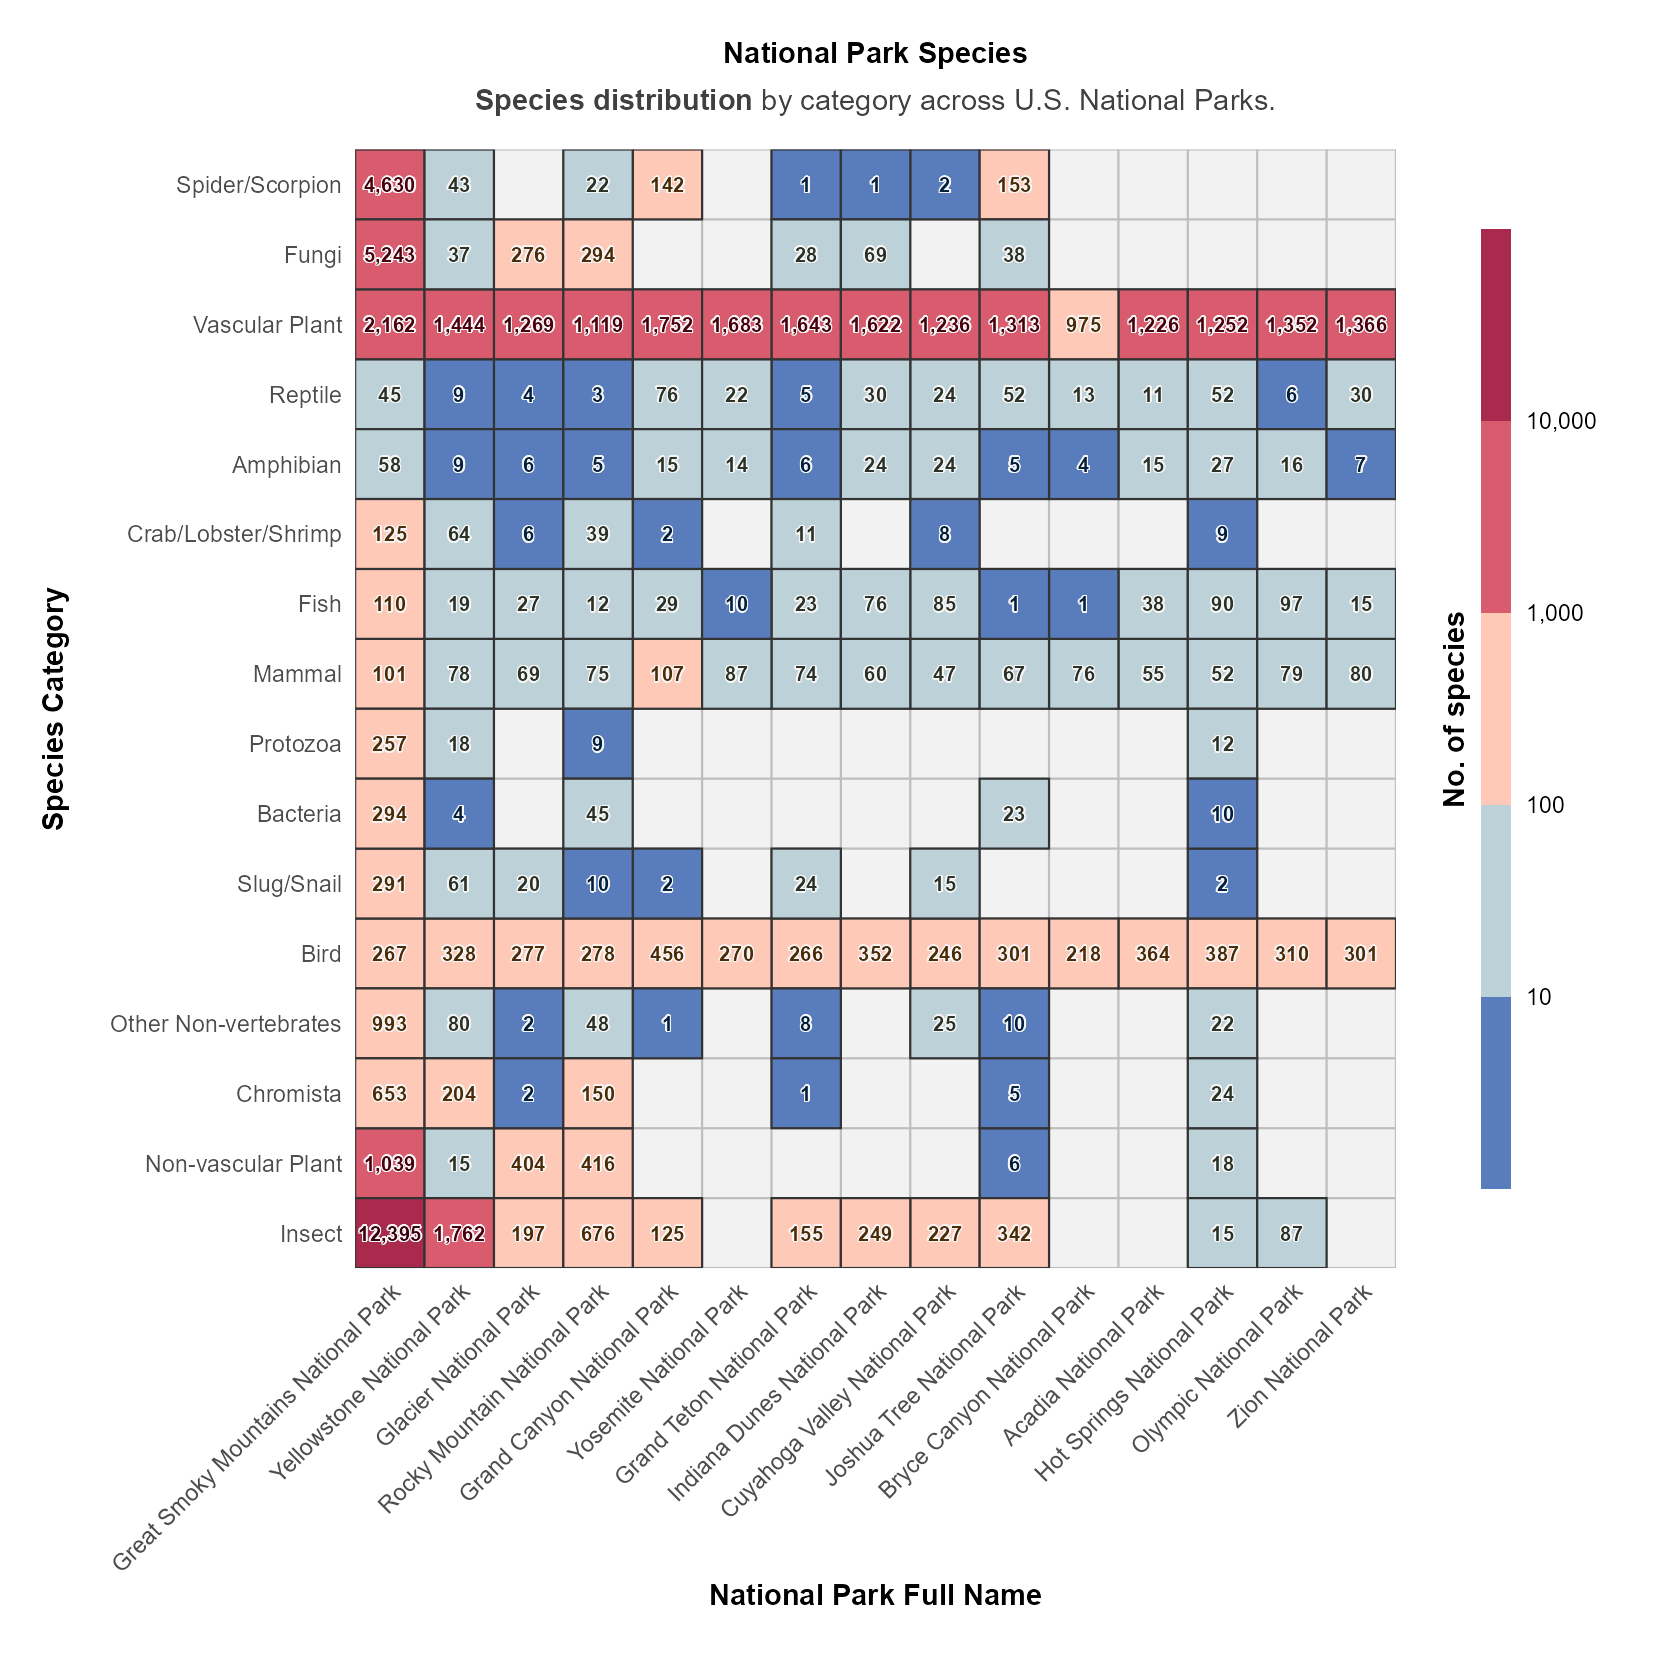

This figure's R source:
# Load R packages
suppressMessages(suppressWarnings(library(glue)))
suppressMessages(suppressWarnings(library(dplyr)))
suppressMessages(suppressWarnings(library(ggtext)))
suppressMessages(suppressWarnings(library(ggplot2)))
suppressMessages(suppressWarnings(library(shadowtext)))
suppressMessages(suppressWarnings(library(colorspace)))
suppressMessages(suppressWarnings(library(data.table)))

# Set Env
no <- basename(dirname(rstudioapi::getActiveDocumentContext()$path))
wkdir <- dirname(rstudioapi::getActiveDocumentContext()$path)
setwd(wkdir)

# Load file
d <- fread('data/most_visited_nps_species_data.csv')

# Arrange data
d$CommonNames <- NULL
d$Synonyms    <- NULL

d1 <- d[, by = .(ParkName, CategoryName), .(
  N = SciName |> unique() |> length()
)]

mm = d1 |> dcast(CategoryName ~ ParkName, value.var = "N", fill = 0)
mm = mm[, -1] |> setDF(rownames = mm$CategoryName) |> as.matrix()

o_r <- mm |> dist("euclidean") |> hclust("ward.D2")
o_c <- mm |> t() |> dist("euclidean") |> hclust("ward.D2")

d1$ParkName <- d1$ParkName |> factor(levels = o_c$labels[o_c$order])
d1$CategoryName <- d1$CategoryName |> factor(levels = o_r$labels[o_r$order])

# Plotting constants
base.size   <- 7
text.size   <- 5 / ggplot2::.pt
base.family <- 'sans'

# Draw plots
gg <- d1 |>
  ggplot(aes(ParkName, CategoryName)) + 
  
  geom_vline(xintercept = seq(0.5, 15.5, by = 1), linewidth = .25, color = "grey") +
  geom_hline(yintercept = seq(0.5, 16.5, by = 1), linewidth = .25, color = "grey") +
  
  geom_tile(aes(fill = N), linewidth = .25, color = "grey20") +
  
  geom_shadowtext(
    aes(color = N, label = N |> scales::comma()), fontface = "bold",
    bg.color = "grey96", bg.r = .1, size = text.size, family = base.family
  ) +
  
  scale_fill_stepsn(
    colors = c("#00429d","#73a2c6","#ffffe0","#f4777f","#93003a") |> lighten(.1),
    breaks = c(10, 100, 1000, 10000),
    transform = "log10",
    labels = scales::comma,
    guide = guide_colorsteps(
      barheight = unit(16, "lines"), 
      barwidth = unit(.5, "lines")
    )
  ) +
  
  scale_color_stepsn(
    colors = c("#00429d","#73a2c6","#ffffe0","#f4777f","#93003a") |> darken(.75),
    breaks = c(10, 100, 1000, 10000),
    transform = "log10",
    guide = "none"
  ) +
  
  # facet_wrap(vars(Nativeness)) +
  
  scale_x_discrete(expand = c(0, 0)) +
  scale_y_discrete(expand = c(0, 0)) +
  
  theme_minimal(base_size = base.size, base_family = base.family) +
  
  theme(
    legend.title.position = "left",
    legend.title = element_text(angle = 90, hjust = .5, face = "bold", size = base.size, family = base.family),
    
    axis.title.y = element_text(face = "bold", margin = margin(r = 10)),
    axis.title.x = element_text(face = "bold"),
    axis.text.x = element_text(angle = 45, hjust = 1),
    
    panel.grid = element_blank(),
    panel.background = element_rect(fill = "grey95", color = NA),
    
    plot.title    = element_text(face = "bold", size = base.size, margin = margin(b = 5), hjust = .5, family = base.family),
    plot.subtitle = element_markdown(margin = margin(b = 8), size = base.size, color = "grey25", hjust = .5, family = base.family),
    
    plot.background = element_rect(fill = "#FFFFFF", color = NA),
    plot.margin = margin(10, 10, 10, 10)
  ) +
  
  labs(
    fill = "No. of species", x = "National Park Full Name", y = "Species Category",
    
    title = "National Park Species",
    
    subtitle = paste0(
      "**Species distribution** by category across U.S. National Parks."
    )
  )

# Save to file
width = 140; height = 140
ggsave(gg, filename = glue('{wkdir}/{no}.png'), width = width, height = height, units = 'mm', dpi = 300, device = 'png', bg = '#FFFFFF')
ggsave(gg, filename = glue('{wkdir}/{no}.pdf'), width = width, height = height, units = 'mm', dpi = 300, device = cairo_pdf, bg = '#FFFFFF')

# sessionInfo
sink(glue('{wkdir}/{no}.txt'))
sessionInfo()
sink()
